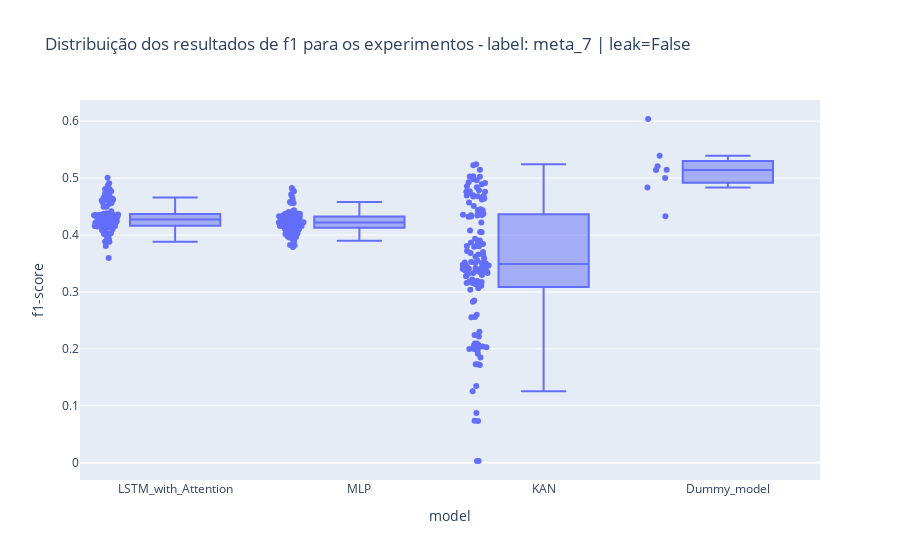
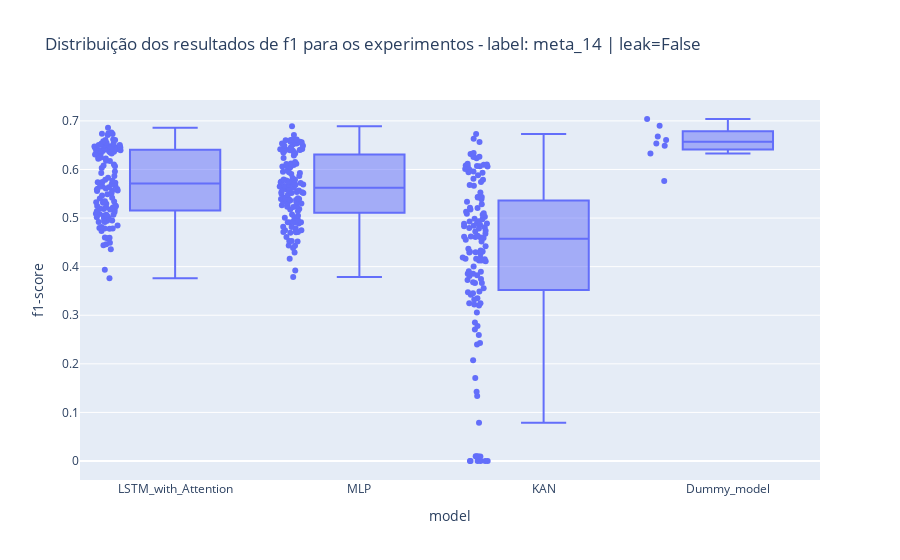

Notebook code for these charts, in order:
### Code cell
for label in macro_clf.label_col.unique():

    for leak in [False]:

        print(f"label: {label} - leak: {leak}")
        
        if 'meta' in label: label_col = label.replace('meta', 'k')
        if 'diff_close_mean_z_score' in label: label_col = label.replace('diff_close_mean_z_score', 'z')
        
        df_plt = macro_clf[(macro_clf.label_col == label) & (macro_clf.leak == leak)]
        
        fig = px.box(
            df_plt, 
            x="model", 
            y="f1-score", 
            points="all",
            title = f'Distribuição dos resultados de f1 para os experimentos - label: {label} | leak={leak}'
            )
        
        fig.write_image(PATH_REPORTS + f"/images/box_plot_exp_dist_label={label}__leak={leak}_clf.png")
        fig.show()

### Figure 1 — Plotly figure (JSON) as saved in the notebook; plotly's stock layout.template omitted (floating-point values rounded to 4 significant figures; data arrays with more than 128 entries replaced by an {"elided": "..."} marker saying what was removed)
{"data": [{"alignmentgroup": "True", "boxpoints": "all", "hovertemplate": "model=%{x}<br>f1-score=%{y}<extra></extra>", "legendgroup": "", "marker": {"color": "#636efa"}, "name": "", "notched": false, "offsetgroup": "", "orientation": "v", "showlegend": false, "type": "box", "x": {"elided": "392 str values"}, "x0": " ", "xaxis": "x", "y": {"elided": "392 float values"}, "y0": " ", "yaxis": "y"}], "layout": {"boxmode": "group", "legend": {"tracegroupgap": 0}, "title": {"text": "Distribuição dos resultados de f1 para os experimentos - label: meta_7 | leak=False"}, "xaxis": {"anchor": "y", "domain": [0, 1], "title": {"text": "model"}}, "yaxis": {"anchor": "x", "domain": [0, 1], "title": {"text": "f1-score"}}}}

### Figure 2 — Plotly figure (JSON) as saved in the notebook; plotly's stock layout.template omitted (floating-point values rounded to 4 significant figures; data arrays with more than 128 entries replaced by an {"elided": "..."} marker saying what was removed)
{"data": [{"alignmentgroup": "True", "boxpoints": "all", "hovertemplate": "model=%{x}<br>f1-score=%{y}<extra></extra>", "legendgroup": "", "marker": {"color": "#636efa"}, "name": "", "notched": false, "offsetgroup": "", "orientation": "v", "showlegend": false, "type": "box", "x": {"elided": "392 str values"}, "x0": " ", "xaxis": "x", "y": {"elided": "392 float values"}, "y0": " ", "yaxis": "y"}], "layout": {"boxmode": "group", "legend": {"tracegroupgap": 0}, "title": {"text": "Distribuição dos resultados de f1 para os experimentos - label: meta_14 | leak=False"}, "xaxis": {"anchor": "y", "domain": [0, 1], "title": {"text": "model"}}, "yaxis": {"anchor": "x", "domain": [0, 1], "title": {"text": "f1-score"}}}}
